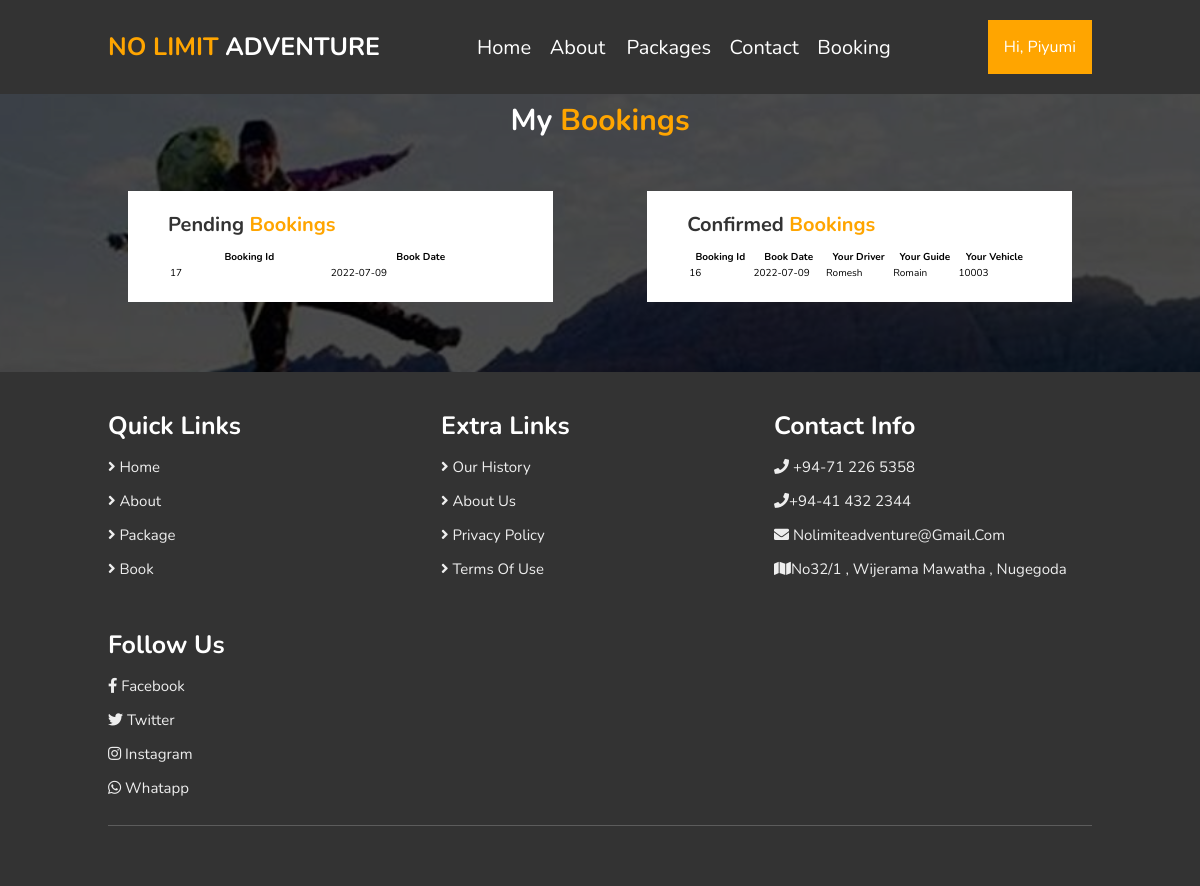
/myBookings.php (signed in), run on the app's committed database.
### tables this page shows
CREATE TABLE `book` (
  `book_id` int(11) NOT NULL,
  `pakage` int(11) DEFAULT NULL,
  `nicOrPassport` varchar(20) DEFAULT NULL,
  `UserID` int(11) NOT NULL,
  `contactNum` int(11) DEFAULT NULL,
  `address` varchar(100) DEFAULT NULL,
  `BookDate` varchar(30) DEFAULT NULL,
  `bookedTime` timestamp NOT NULL DEFAULT current_timestamp(),
  `Guid_name` varchar(255) NOT NULL,
  `Driver_name` varchar(255) NOT NULL,
  `Vehicle_id` int(11) NOT NULL,
  `status` varchar(10) NOT NULL DEFAULT 'PENDING'
);

### myBookings.php (the view, shortened to what this page needs)
<!DOCTYPE html>
<html lang="en">
<head>
  <link rel="stylesheet" href="https://cdnjs.cloudflare.com/ajax/libs/font-awesome/5.15.3/css/all.min.css">
</head>
<body>
  <header>
    <?php @include 'header.php';
    $db = new dbObj();
    $conn =  $db->getConnstring();
    $userId = $_SESSION['user_id'];
    $sql1 = "SELECT * FROM book WHERE UserID= '$userId' and `status`='PENDING'";
    $resultset1 = mysqli_query($conn, $sql1) or die("database error:". mysqli_error($conn));
    $sql2 = "SELECT * FROM book WHERE UserID= '$userId' and `status`='CONFIRMED'";
    $resultset2 = mysqli_query($conn, $sql2) or die("database error:". mysqli_error($conn));
    ?>
  </header>
  <section>
    <div class="section-header">
      <div class="container">
        <h2>My <span>Bookings<span></h2>
      </div>
    </div>
    <div class="container">
      <div class="row">
      <div class="contact-form">
        <div class="col-lg-12">
		<h2>Pending <span>Bookings<span></h2>
        <div class="card-body">
							<div class="table-responsive">
								<table width="100%">
								<thead>
									<tr>
										<th>Booking Id</th>
                                        <th>Book Date</th>
									</tr>
								</thead>
								<tbody>
                                <?php
										while($row = mysqli_fetch_array($resultset1)) {
									?>
											<tr>
										<td><?php echo $row['book_id'] ?></td>
										<td><?php echo $row['BookDate'] ?></td>
									</tr>
									<?php
										}
									?>
								</tbody>
							</table>
							</div>
						</div>
	    </div>
        </div>
        <div class="contact-form">
        <div class="col-lg-12">
		<h2>Confirmed <span>Bookings<span></h2>
        <div class="card-body">
							<div class="table-responsive">
								<table width="100%">
								<thead>
                                <tr>
										<th>Booking Id</th>
                                        <th>Book Date</th>
										<th>Your Driver</th>
										<th>Your Guide</th>
										<th>Your Vehicle</th>
									</tr>
								</thead>
								<tbody>
                                <?php
										while($row = mysqli_fetch_array($resultset2)) {
									?>
											<tr>
										<td><?php echo $row['book_id'] ?></td>
										<td><?php echo $row['BookDate'] ?></td>
										<td><?php echo $row['Driver_name'] ?></td>
										<td><?php echo $row['Guid_name'] ?></td>
                                        <td><?php echo $row['Vehicle_id'] ?></td>
									</tr>
									<?php
										}
									?>
								</tbody>
							</table>
							</div>
						</div>
	</div>
        </div>
      </div>
    </div>
  </section>
  <footer >
    <?php @include 'footer.php'; ?>
</footer>
</body>
</html>

### myBookings.php (style rules this page uses)
:root { --orange:#ffa500; }
* { padding: 0; margin: 0; box-sizing: border-box; font-family: 'Nunito', sans-serif; }
body { min-height: 100vh; width: 100%; background-image: url(images/admin.jpg); background-size: cover; background-position: center; }
body::after { content: ""; position: absolute; top: 0; left: 0; height: 100%; width: 100%; background-color: rgba(0,0,0,0.7); }
section { position: relative; z-index: 3; padding-top: 50px; padding-bottom: 50px; }
.container { max-width: 1080px; margin-left: auto; margin-right: auto; padding-left: 20px; padding-right: 20px; margin-bottom:50px; }
.section-header { margin-bottom: 50px; text-align: center; }
.section-header h2 { margin-top:80px; color: #FFF; font-weight: bold; font-size: 3em; margin-bottom: 20px; }
.row { display: flex; flwx-wrap: wrap; align-items: center; justify-content: space-between; }
.contact-form { background-color: #fff; padding: 40px; width: 45%; padding-bottom: 20px; padding-top: 20px; }
.contact-form h2 { font-weight: bold; font-size: 2em; margin-bottom: 10px; color: #333; }
span { color:#ffa500; }

### header.php (style rules this page uses)
:root { --orange:#ffa500; }
* { font-family: 'Nunito', sans-serif; margin:0; padding:0; box-sizing: border-box; text-transform: capitalize; outline: none; border:none; text-decoration: none; transition: all .2s linear; }
html { font-size: 62.5%; overflow-x: hidden; scroll-padding-top: 6rem; scroll-behavior: smooth; }
section { padding:2rem 9%; }
header { position: fixed; top:0; left: 0; right:0; background:#333; z-index: 1000; display: flex; align-items: center; justify-content: space-between; padding:2rem 9%; }
span { color:var(--orange); }

### data on the page
book: book_id "17", BookDate "2022-07-09"
book: book_id "16", BookDate "2022-07-09", Driver_name "Romesh", Guid_name "Romain", Vehicle "10003"

### other printed values
$_SESSION['user_session'] "Piyumi"
